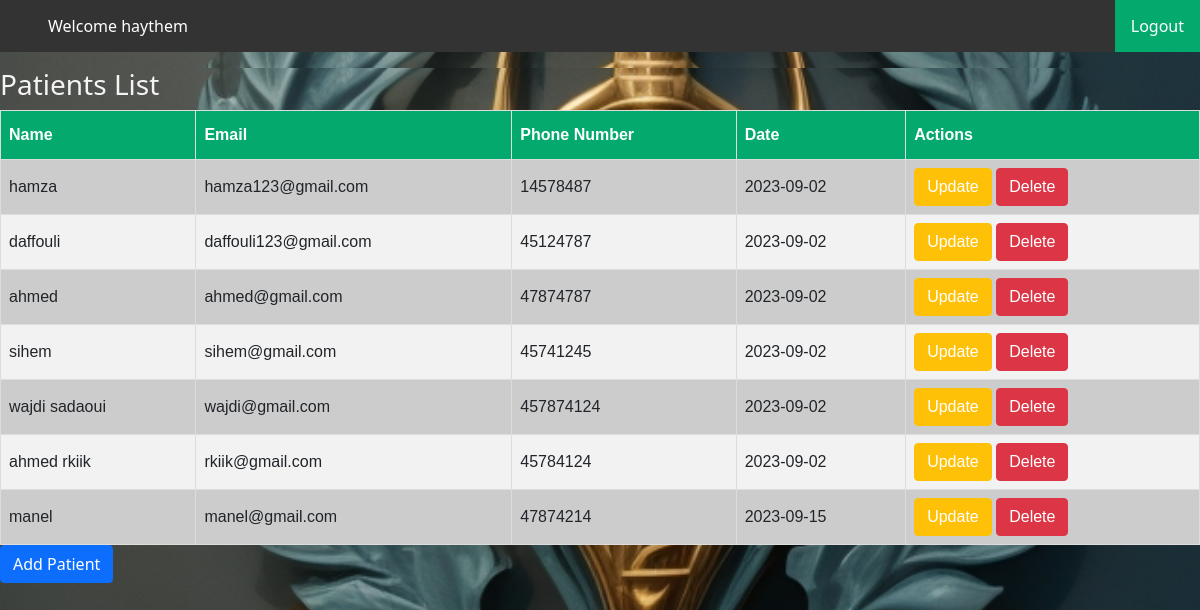
Page /dashboard.php (signed in) on the committed database.
### tables this page shows
CREATE TABLE `patients` (
  `id` int(11) NOT NULL,
  `name` varchar(100) NOT NULL,
  `email` varchar(100) DEFAULT NULL,
  `phone_number` varchar(20) DEFAULT NULL,
  `rdv` date NOT NULL DEFAULT current_timestamp()
);

### dashboard.php (the view, shortened to what this page needs)
<!DOCTYPE html>
<html>
<head>
    <link rel="stylesheet" type="text/css" href="style.css">
</head>
<body class="dashboard-container">
<ul>
  <li><a href="#home">Welcome <?php echo $_SESSION['username']; ?></a></li>
  <li style="float:right"><a class="active" href="logout.php">Logout</a></li>
</ul>
    <div class="dashboard-container">
        <h3 class="x">Patients List</h3>
        <table id="customers">
            <thead>
                <tr>
                    <th>Name</th>
                    <th>Email</th>
                    <th>Phone Number</th>
                    <th>Date</th>
                    <th>Actions</th>
                </tr>
            </thead>
            <tbody>
                <?php
                require_once('db.php');
                $query = "SELECT * FROM patients";
                $result = mysqli_query($db, $query);
                while ($row = mysqli_fetch_assoc($result)) {
                    echo "<tr>";
                    echo "<td>" . $row['name'] . "</td>";
                    echo "<td>" . $row['email'] . "</td>";
                    echo "<td>" . $row['phone_number'] . "</td>";
                    echo "<td>" . $row['rdv'] . "</td>";
                    echo "<td>";
                    ?><button type="button" class="btn btn-warning"><?php echo "<a class='texts' href='update.php?id=" . $row['id'] . "'>Update</a> "; ?></button>
                    <button type="button" class="btn btn-danger"><?php echo "<a class='texts' href='delete.php?id=" . $row['id'] . "'>Delete</a>"; ?></button><?php
                    echo "</td>";
                    echo "</tr>";
                }
                ?>
            </tbody>
        </table>
    </div>
    <button class="btn btn-primary" id="myBtn">Add Patient</button>
<link rel="stylesheet" href="./bootstrap/css/bootstrap.min.css">
</body>
</html>

### style.css (style rules this page uses)
body { font-family: Arial, sans-serif; background-color: #f4f4f4; margin: 0; padding: 0; }
.texts { text-decoration: none; font-family: inherit; color: white; }
ul { list-style-type: none; margin: 0; padding: 0; overflow: hidden; background-color: #333; }
li { float: left; }
li a { display: block; color: white; text-align: center; padding: 14px 16px; text-decoration: none; }
.active { background-color: #04AA6D; }
#customers { font-family: Arial, Helvetica, sans-serif; border-collapse: collapse; width: 100%; }
#customers td, #customers th { border: 1px solid #ddd; padding: 8px; }
#customers tr:nth-child(even) { background-color: #f2f2f2; }
#customers th { padding-top: 12px; padding-bottom: 12px; text-align: left; background-color: #04AA6D; color: white; }
.dashboard-container { background-image: url('./Absolute_Reality_v16_medical_logo_1.jpg'); background-size: cover; background-repeat: no-repeat; background-position: center; background-color: #f0f0f0; }
table { background-color: #ccc; }
.x { color: #f4f4f4; }

### rows in the picture
patients: name "hamza", email "hamza123@gmail.com", phone_number "14578487", rdv "2023-09-02"
patients: name "daffouli", email "daffouli123@gmail.com", phone_number "45124787", rdv "2023-09-02"
patients: name "ahmed", email "ahmed@gmail.com", phone_number "47874787", rdv "2023-09-02"
patients: name "sihem", email "sihem@gmail.com", phone_number "45741245", rdv "2023-09-02"
patients: name "wajdi sadaoui", email "wajdi@gmail.com", phone_number "457874124", rdv "2023-09-02"
patients: name "ahmed rkiik", email "rkiik@gmail.com", phone_number "45784124", rdv "2023-09-02"
patients: name "manel", email "manel@gmail.com", phone_number "47874214", rdv "2023-09-15"

### other values in the picture
$_SESSION['username'] "haythem"
